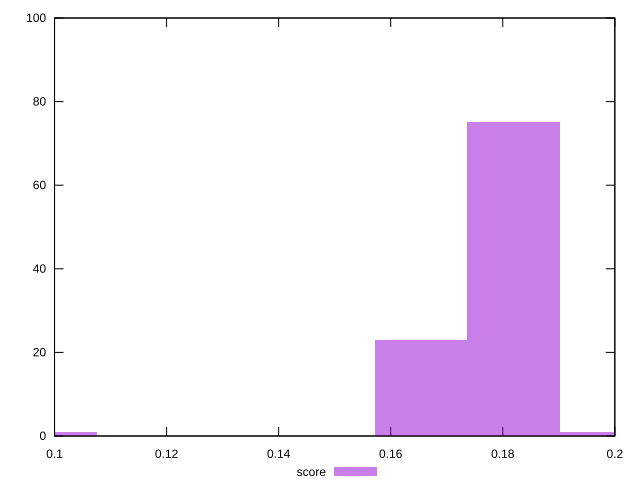

Generate this figure with gnuplot:
reset

$score <<EOF
0.09924746281634511 1
0.16541243802724187 23
0.18195368182996605 75
0.19849492563269022 1
EOF

set key outside below
set boxwidth 0.016541243802724186
set xrange [0.1:0.2]
set yrange [0:100]
set trange [0:100]
set style fill transparent solid 0.5 noborder
set terminal svg size 640, 490 enhanced background rgb 'white'
set output "report_00011_2021-02-09T10:53:21.242Z/interactive/samples/pages+cached/score/histogram.svg"

plot $score title "score" with boxes

reset
